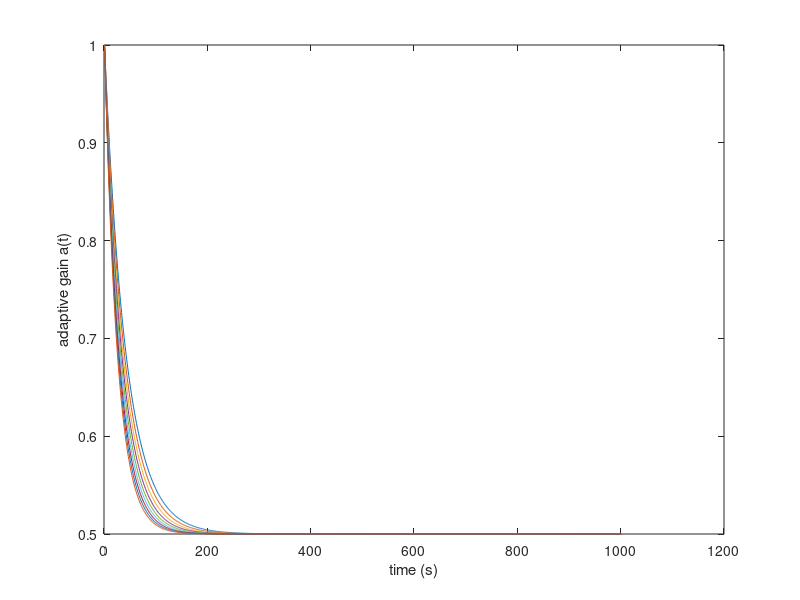
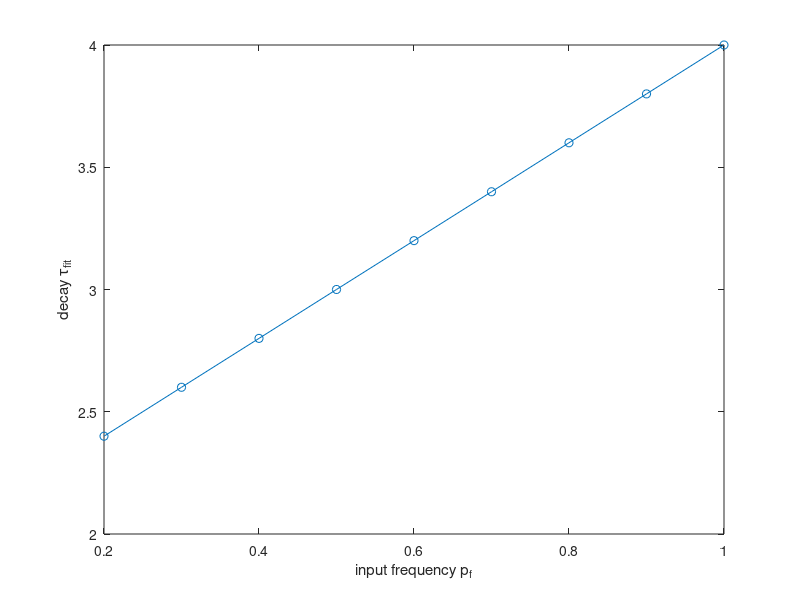

Here is the MATLAB script that generated these plots, in order:
%%%Analytic_adaptive_subunits

tt = 0:0.01:10;
ps = 0.2:0.1:1;
tau = 0.5;
fit_taus = zeros(1,length(ps));

for pp = 1:length(ps)
    temp = (1+exp(-(1+ps(pp))*tt/tau))/(1+ps(pp));
    at = temp/max(temp);
    plot(at)
    hold on
    f = @(b,x) b(1).*exp(b(2).*x)+b(3);                                     % Objective Function
    B = fminsearch(@(b) norm(at - f(b,tt)), [1 ps(pp) 0.5]);                % Estimate Parameters
    
    fit_taus(pp) = abs(B(2));
end
xlabel('time (s)')
ylabel('adaptive gain a(t)')

figure()
plot(ps, fit_taus, '-o')
xlabel('input frequency p_f')
ylabel('decay \tau_{fit}')